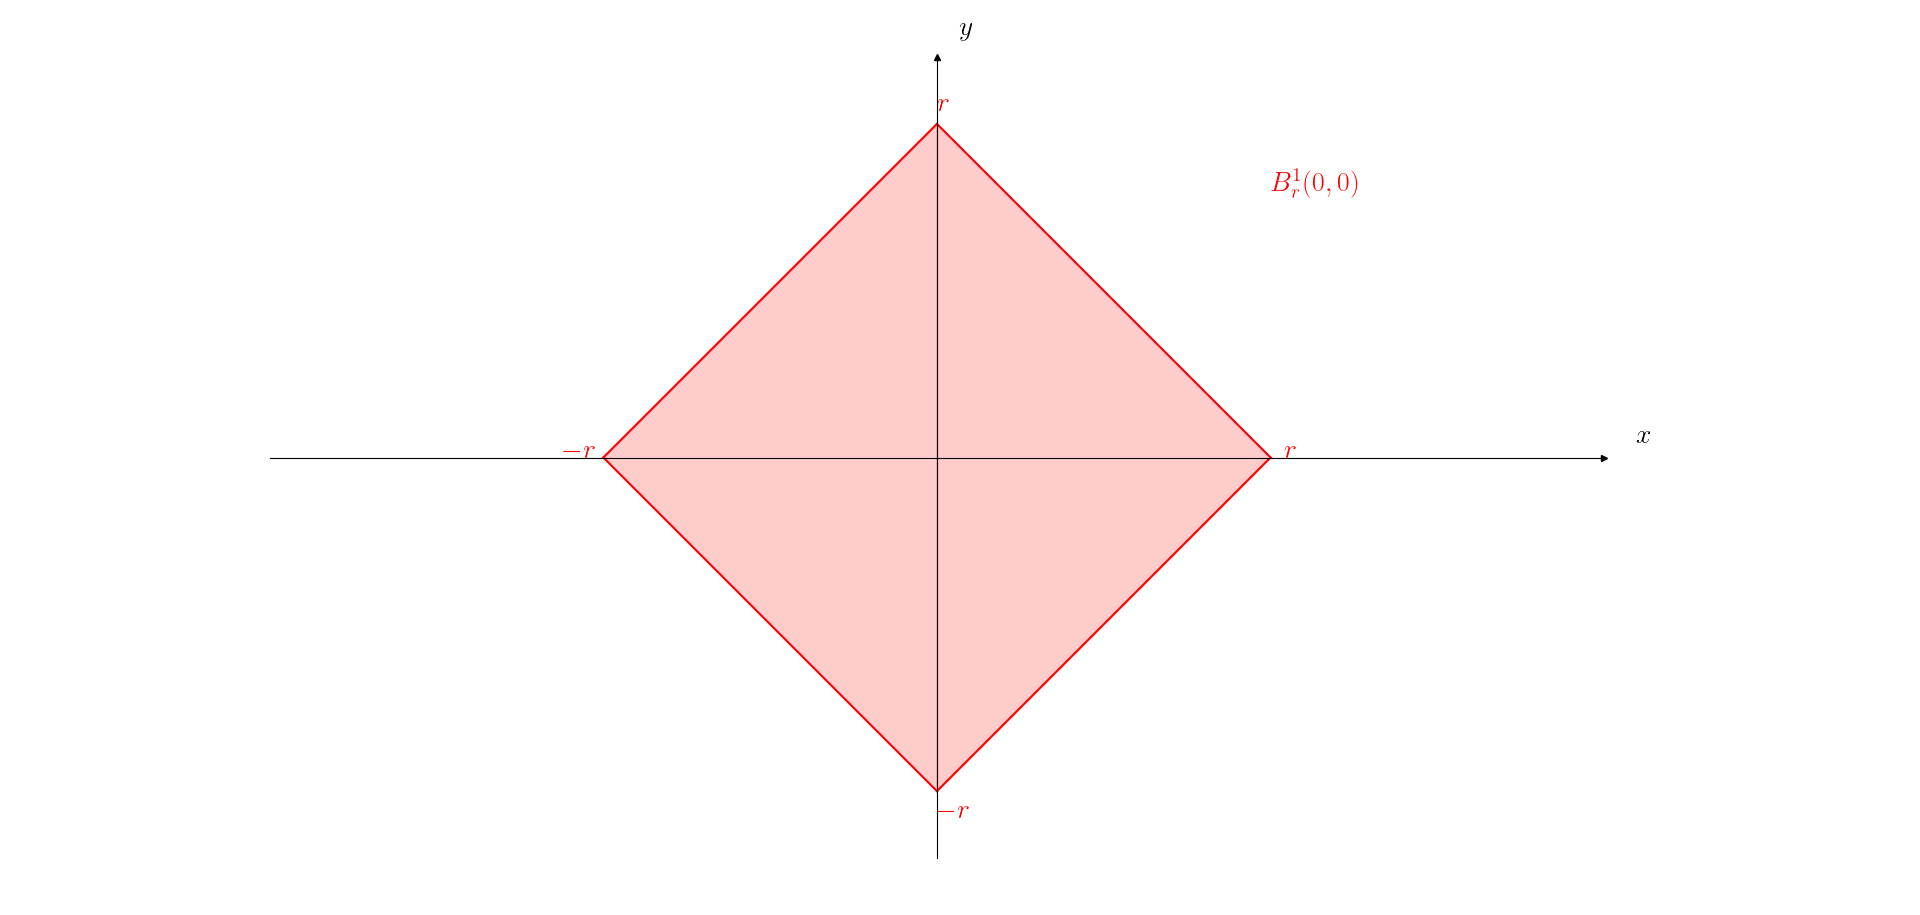

The script that drew this image:
import matplotlib as mpl
import matplotlib.pyplot as plt

plt.rcParams['text.usetex'] = True #using latex
mpl.rcParams.update({'font.size': 20}) #font size

fig, ax1 = plt.subplots()

# Select length of axes and the space between tick labels
xmin, xmax, ymin, ymax = -5, 5, -3, 3

# Set identical scales for both axes
ax1.set(xlim=(xmin, xmax), ylim=(ymin, ymax), aspect=1)

# Set bottom and left spines as x and y axes of coordinate system
ax1.spines['bottom'].set_position('zero')
ax1.spines['left'].set_position('zero')

# Remove top and right spines
ax1.spines['top'].set_visible(False)
ax1.spines['right'].set_visible(False)

# Create 'x' and 'y' labels placed at the end of the axes
ax1.set_xlabel('$x$', labelpad=-24, x=1.03)
ax1.set_ylabel('$y$', labelpad=-21, y=1.02, rotation=0)

# Draw arrows
arrow_fmt = dict(markersize=4, color='black', clip_on=False)
ax1.plot((1), (0), marker='>', transform=ax1.get_yaxis_transform(), **arrow_fmt)
ax1.plot((0), (1), marker='^', transform=ax1.get_xaxis_transform(), **arrow_fmt)

# Plot lines
r = 2.5
ax1.plot([-r, 0], [0, r], color="r")
ax1.plot([0, r], [r, 0], color="r")
ax1.plot([r, 0], [0, -r], color="r")
ax1.plot([0, -r], [-r, 0], color="r")

# Fill area
ax1.fill_between(x=[-r, 0], y1=[0, -r], y2=[0, r], color="r", alpha=.2 )
ax1.fill_between(x=[0, r], y1=[-r, 0], y2=[r, 0], color="r", alpha=.2 )


# Use tex in labels
ax1.set_xticks([])
#ax.set_xticklabels([])
ax1.set_yticks([])


#Add text
ax1.text(2.5, 2, r"$B_{r}^{1} (0,0)$", color="r")
ax1.text(r+.1, 0, r"$r$", color="r")
ax1.text(-r-.3, 0, r"$-r$", color="r")
ax1.text(0, r+.1, r"$r$", color="r")
ax1.text(0, -r-.2, r"$-r$", color="r")



plt.tight_layout()
plt.show()
